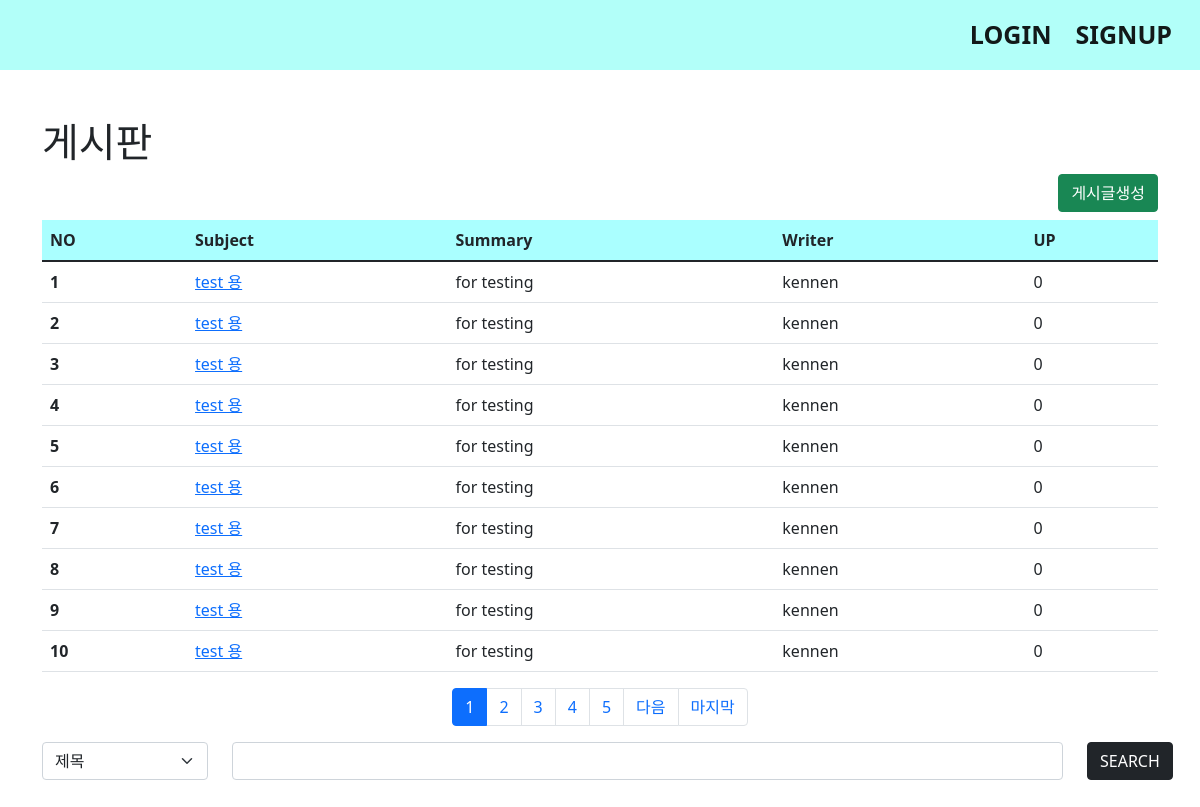
/board/, run on the app's committed database.
### board/models.py (models this page shows)
class Board(models.Model):
    subject = models.CharField(max_length=100)
    writer = models.CharField(max_length=50)
    content = models.TextField()
    ctime = models.DateTimeField()
    up=models.ManyToManyField(User,blank=True)
    def summary(self):
        if len(self.content) >= 40:
            return self.content[:40] + "..."
        return self.content

### board/views.py (the view)
# urls.py: path('', views.index, name="index"),
def index(request):
    page = request.GET.get('page',1)
    cate=request.GET.get('cate','')
    kw=request.GET.get('kw','')
    if kw:
        if cate=="sub":
            b=Board.objects.filter(subject__startswith=kw)
        elif cate=="wri":
            b=Board.objects.filter(writer=kw)
        else:
            b=Board.objects.filter(content__contains=kw)
    else:
        b = Board.objects.all()
    b = b.order_by('-ctime')
    pag = Paginator(b, 10)
    obj = pag.get_page(page)
    context = {
        "blist" : obj,
        "cate":cate,
        "kw":kw
    }
    return render(request, "board/index.html", context)

### template/board/index.html (shortened to what this page needs)
{% extends 'base.html' %}
{% block content %}
{% load mathfilters %}
<div class="container mt-5">
    <h1>게시판</h1>
    <div class="text-end">
        <a href="{% url 'board:create' %}"><button class="btn btn-success">게시글생성</button></a>
    </div>
    <table class="table mt-2 table-hover">
        <thead style="background-color: rgba(127, 255, 255, 0.664);">
            <tr>
                <th scope="col">NO</th>
                <th scope="col">Subject</th>
                <th scope="col">Summary</th>
                <th scope="col">Writer</th>
                <th scope="col">UP</th>
            </tr>
        </thead>
        <tbody>
            {% for i in blist %}
                <tr>
                    <th scope="row">{{ blist.start_index|add:forloop.counter0 }}</th>
                    <td><a href="{% url 'board:detail' i.id %}">{{ i.subject }}</a></td>
                    <td>{{ i.summary }}</td>
                    <td>{{ i.writer }}</td>
                    <td>{{ i.up.all.count }}</td>
                </tr>
            {% endfor %}
        </tbody>
    </table>
    <nav aria-label="Page navigation example">
        <ul class="pagination justify-content-center">
            {% for i in blist.paginator.page_range %}
                {% if blist.number|sub:1|intdiv:5|add:1|mul:5 >= i and i >= blist.number|sub:1|intdiv:5|mul:5|add:1 %}
                    <li class="page-item {% if blist.number == i %}active{% endif %}"><a class="page-link" href="{% url 'board:index' %}?page={{i}}&cate={{cate}}&kw={{kw}}">{{ i }}</a></li>
                {% endif %}
            {% endfor %}
            {% if blist.has_next %}
                <li class="page-item">
                    <a class="page-link" href="{% url 'board:index' %}?page={{blist.next_page_number}}&cate={{cate}}&kw={{kw}}">다음</a>
                </li>
                <li class="page-item">
                    <a class="page-link" href="{% url 'board:index' %}?page={{blist.paginator.num_pages}}&cate={{cate}}&kw={{kw}}">마지막</a>
                </li>
            {% endif %}
        </ul>
    </nav>
    <form>
        <div class="row mb-5">
            <div class="col-lg-2">
                <select class="form-select" name="cate" aria-label="Default select example">
                    <option value="sub" {% if cate == 'sub' %}selected{% endif %}>제목</option>
                </select>
            </div>
            <div class="col-lg-9">
                <input type="text" name="kw" class="form-control" value="{{kw}}">
            </div>
            <div class="col-lg-1">
                <button class="btn btn-dark">SEARCH</button>
            </div>
        </div>
    </form>
</div>
{% endblock %}

### template/base.html (shortened to what this page needs)
<!doctype html>
<html lang="en">
    <head>
        <link href="https://cdn.jsdelivr.net/npm/bootstrap@5.1.3/dist/css/bootstrap.min.css" rel="stylesheet">
    </head>
    <body>
        {% if user.is_authenticated %}
        <nav class="navbar navbar-expand-lg navbar-light" style="background-color:rgba(0, 204, 255, 0.349);">
            <div class="container-fluid" style="font-size: 25px; font-weight: bold;">
                <button class="navbar-toggler" type="button" data-bs-toggle="collapse" data-bs-target="#navbarSupportedContent" aria-controls="navbarSupportedContent" aria-expanded="false" aria-label="Toggle navigation">
                    <span class="navbar-toggler-icon"></span>
                </button>
                <div class="collapse navbar-collapse" id="navbarSupportedContent">
                    <ul class="navbar-nav ms-auto mb-2 mb-lg-0">
                        <li class="nav-item">
                            <a class="nav-link" aria-current="page" href="">Home</a>
                        </li>
                        <li class="nav-item">
                            <a class="nav-link" aria-current="page" href="{% url 'board:index' %}">Board</a>
                        </li>
                        <li class="nav-item">
                            <a class="nav-link" aria-current="page" href="#">Bookmark</a>
                        </li>
                        <li class="nav-item">
                            <a class="nav-link" aria-current="page" href="{% url 'trans:index' %}">Trans</a>
                        </li>
                        <li class="nav-item dropdown">
                            <a class="nav-link dropdown-toggle" href="#" id="navbarDropdown" role="button" data-bs-toggle="dropdown" aria-expanded="false">
                            {{ user.username }} 님
                            </a>
                            <ul class="dropdown-menu" aria-labelledby="navbarDropdown">
                                <li><a class="dropdown-item" href="{% url 'acc:userinfo' %}">User Profile</a></li>
                                <li><hr class="dropdown-divider"></li>
                                <li><a class="dropdown-item" href="{% url 'acc:userlogout' %}">LOGOUT</a></li>
                            </ul>
                        </li>
                    </ul>
                </div>
            </div>
        </nav>
        {% else %}
        <nav class="navbar navbar-expand-lg navbar-light" style="background-color:rgba(0, 255, 234, 0.301);">
            <div class="container-fluid" style="font-size: 25px; font-weight: bold;">
                <div class="collapse navbar-collapse" id="navbarSupportedContent">
                    <ul class="navbar-nav ms-auto mb-2 mb-lg-0">
                        <li class="nav-item me-2">
                            <a class="nav-link active" aria-current="page" href="{% url 'acc:index' %}">LOGIN</a>
                        </li>
                        <li class="nav-item me-2">
                            <a class="nav-link active" aria-current="page" href="{% url 'acc:signup' %}">SIGNUP</a>
                        </li>
                    </ul>
                </div>
            </div>
        </nav>
        {% endif %}
        {% block content %}
        {% endblock %}
    </body>
</html>

### data on the page
Board: start_index|add "1", subject "test 용", summary "for testing", writer "kennen", up.all.count "0"
Board: start_index|add "2", subject "test 용", summary "for testing", writer "kennen", up.all.count "0"
Board: start_index|add "3", subject "test 용", summary "for testing", writer "kennen", up.all.count "0"
Board: start_index|add "4", subject "test 용", summary "for testing", writer "kennen", up.all.count "0"
Board: start_index|add "5", subject "test 용", summary "for testing", writer "kennen", up.all.count "0"
Board: start_index|add "6", subject "test 용", summary "for testing", writer "kennen", up.all.count "0"
Board: start_index|add "7", subject "test 용", summary "for testing", writer "kennen", up.all.count "0"
Board: start_index|add "8", subject "test 용", summary "for testing", writer "kennen", up.all.count "0"
Board: start_index|add "9", subject "test 용", summary "for testing", writer "kennen", up.all.count "0"
Board: start_index|add "10", subject "test 용", summary "for testing", writer "kennen", up.all.count "0"

### other printed values
{{ i }} "1" "2" "3" "4" "5"
